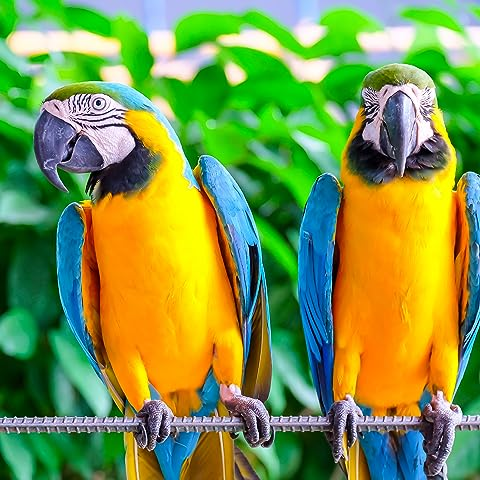
#> input picture msc-2/computer-vision/HW2/HW2_img.jpeg, 480 x 480 px
$ python HW2.py
#> lines starting #> are read from the running program, lines starting #| are printed output that depends on the picture
# -*- coding: utf-8 -*-

import cv2
import numpy as np
import matplotlib.pyplot as plt

from google.colab import files
uploaded = files.upload()
#> the answer given: HW2_img.jpeg

bgr_img = cv2.imread('HW2_img.jpeg', cv2.IMREAD_COLOR)
#> bgr_img is the input picture: shape (480, 480, 3); mean B, G, R 73.2, 150.8, 123.7
plt.imshow(bgr_img)

rgb_img = cv2.cvtColor(bgr_img, cv2.COLOR_BGR2RGB)
plt.imshow(rgb_img)

gray_img = cv2.cvtColor(bgr_img, cv2.COLOR_BGR2GRAY)
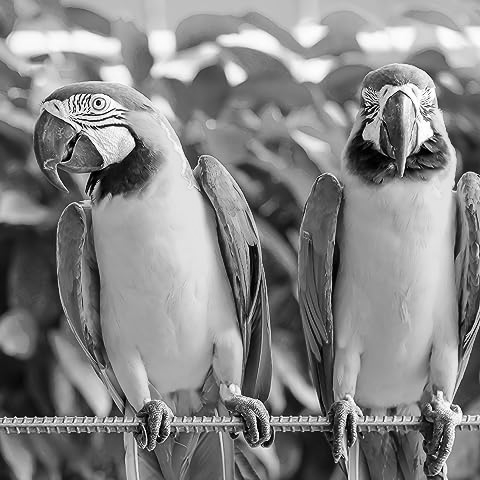
#> gray_img: shape (480, 480); min 0, max 255, mean 133.9
plt.imshow(gray_img, cmap=plt.cm.gray)

mean = 0
stddev = 180
noise = np.zeros(rgb_img.shape, np.uint8)
cv2.randn(noise, mean, stddev)
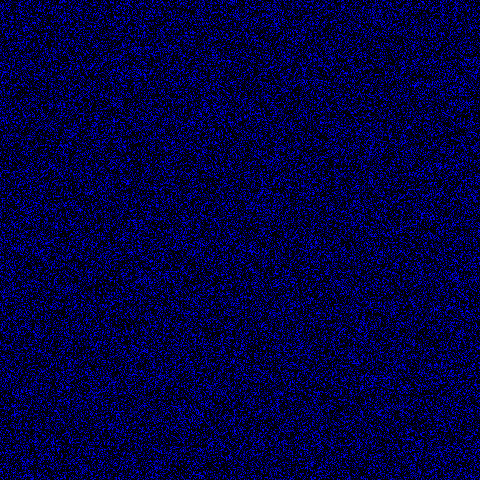
#> noise: shape (480, 480, 3); mean of channels 0, 1, 2 65.3, 0, 0; drawn as B, G, R
rgb_img_gn = cv2.add(rgb_img, noise)
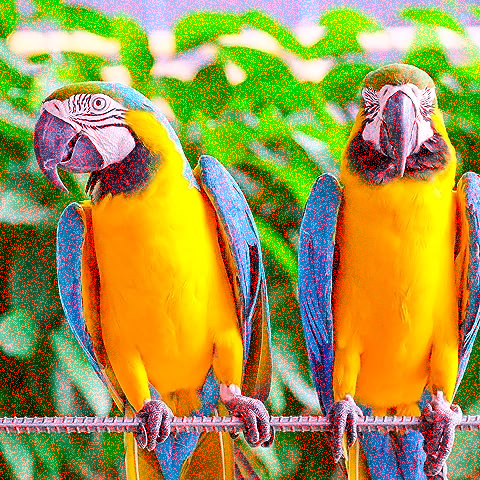
#> rgb_img_gn: shape (480, 480, 3); mean R, G, B 162.9, 150.8, 73.2
plt.imshow(rgb_img_gn)

str = ["3 by 3 kernel size", "5 by 5 kernel size", "7 by 7 kernel size", "9 by 9 kernel size"]
j = 3
for i in range(0, 4):
  blur_rgb_img = cv2.blur(rgb_img_gn, (i + j, i + j))
  plt.subplot(2, 2, i + 1)
  plt.imshow(blur_rgb_img)
  plt.title(str[i])
  j = j + 1
#> this loop made 4 passes
#> pass 2, `blur_rgb_img = cv2.blur(rgb_img_gn, (i + j, i + j))`:
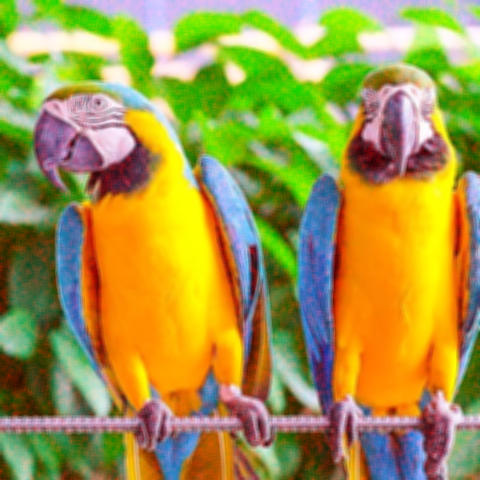
#> blur_rgb_img: shape (480, 480, 3); mean R, G, B 162.9, 150.8, 73.2
#> after the loop, j = 7
plt.suptitle("Blurring filter")
plt.subplots_adjust(left=0.1, bottom=0.1, right=0.9, top=0.9, wspace=0.4, hspace=0.4)

str = ["3 by 3 kernel size", "5 by 5 kernel size", "7 by 7 kernel size", "9 by 9 kernel size"]
j = 3
for i in range(0, 4):
  gaussian_img = cv2.GaussianBlur(rgb_img_gn , (i + j, i + j), 0, 0)
  plt.subplot(2, 2, i + 1)
  plt.imshow(gaussian_img)
  plt.title(str[i])
  j = j + 1
#> after the loop, j = 7
plt.suptitle("Gaussian filter")
plt.subplots_adjust(left=0.1, bottom=0.1, right=0.9, top=0.9, wspace=0.4, hspace=0.4)

str = ["3 by 3 kernel size", "5 by 5 kernel size", "7 by 7 kernel size", "9 by 9 kernel size"]
j = 3
for i in range(0, 4):
  med_img = cv2.medianBlur(rgb_img_gn , i + j)
  plt.subplot(2, 2, i + 1)
  plt.imshow(med_img)
  plt.title(str[i])
  j = j + 1
#> this loop made 4 passes
#> pass 3, `med_img = cv2.medianBlur(rgb_img_gn , i + j)`:
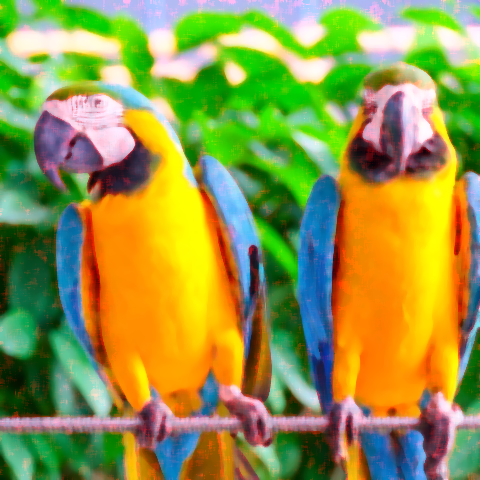
#> med_img: shape (480, 480, 3); mean R, G, B 147.3, 150.9, 71.8
#> after the loop, j = 7
plt.suptitle("Median filter")
plt.subplots_adjust(left=0.1, bottom=0.1, right=0.9, top=0.9, wspace=0.4, hspace=0.4)

# Apply an edge detection filter to the image
canny_img = cv2.Canny(rgb_img, 80, 80)
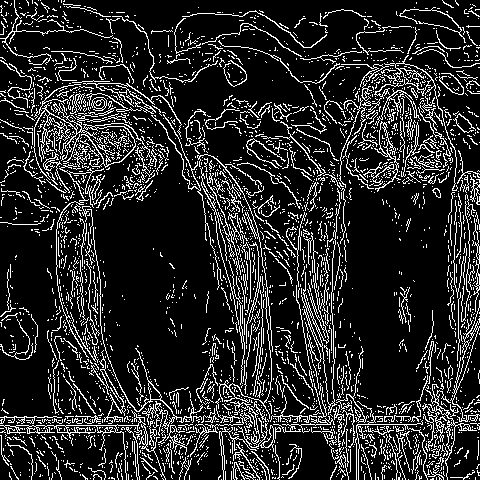
#> canny_img: shape (480, 480); 15.9% white in thin lines or dots
plt.subplot(1, 3, 1)
plt.imshow(canny_img)

t_lower = 50  # low threshold
t_upper = 150  # High threshold
aperture_size = 5 # Aperture size
L2Gradient = True

# Apply Canny Edge filter with L2Gradient = True
canny_img = cv2.Canny(rgb_img,  t_lower, t_upper, apertureSize = aperture_size, L2gradient = L2Gradient)
#> canny_img: shape (480, 480); 21% white in thin lines or dots
plt.subplot(1, 3, 2)
plt.imshow(canny_img)

aperture_size = 7
canny_img = cv2.Canny(rgb_img,  t_lower, t_upper, apertureSize = aperture_size, L2gradient = L2Gradient)
#> canny_img: shape (480, 480); 18.7% white in thin lines or dots
plt.subplot(1, 3, 3)
plt.imshow(canny_img)
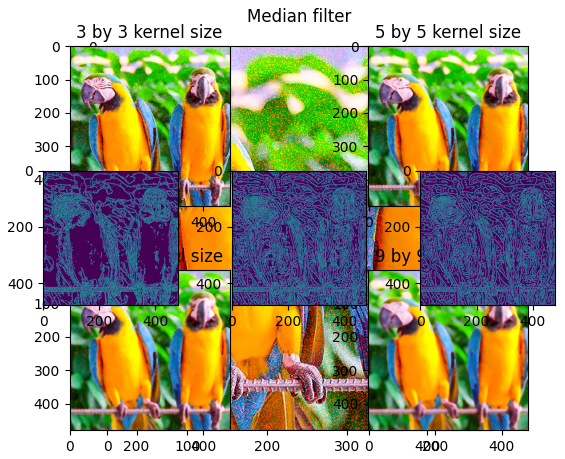
#> figure drawn by matplotlib, 8 panels; B, G, R data is drawn as R, G, B
